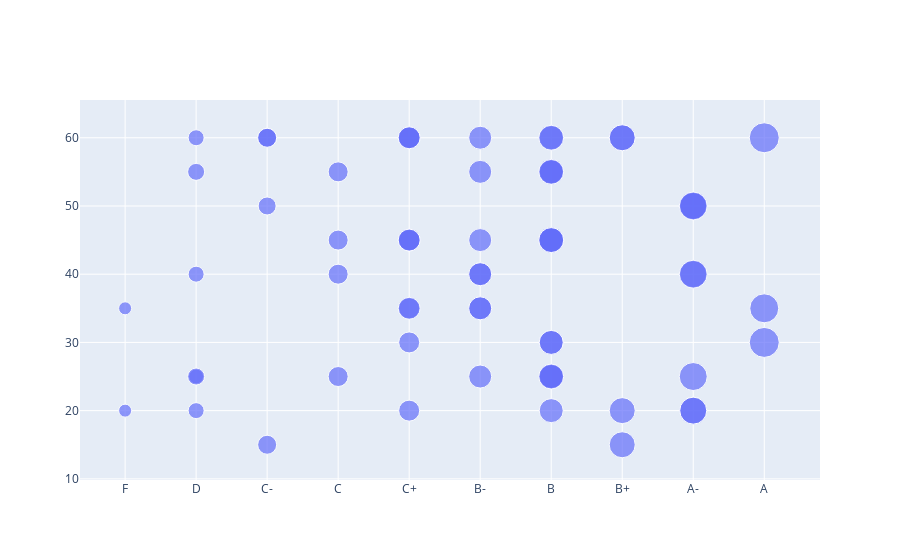

Here is the notebook cell this chart was saved with:
### Code cell
f = go.Figure()
f.add_trace(go.Scatter(x=scores_df['Letter_Grade'], y=scores_df['Completion_Time'], mode="markers", 
               marker= { 'size': scores_df['Student_Score'], 'sizemode' : 'diameter', 'sizeref' : 1.0})
           )

f.show()

### Figure 1 — Plotly figure (JSON) as saved in the notebook; plotly's stock layout.template omitted (floating-point values rounded to 4 significant figures)
{"data": [{"marker": {"size": [13, 13, 15, 16, 16, 16, 17, 17, 18, 19, 19, 19, 20, 20, 20, 20, 21, 21, 21, 21, 21, 22, 22, 22, 22, 22, 23, 23, 23, 23, 23, 23, 23, 23, 24, 24, 24, 24, 24, 24, 24, 24, 24, 24, 24, 25, 25, 25, 25, 25, 26, 26, 26, 26, 27, 27, 27, 27, 27, 28, 28, 28, 29, 30, 30], "sizemode": "diameter", "sizeref": 1}, "mode": "markers", "type": "scatter", "x": ["F", "F", "D", "D", "D", "D", "D", "D", "C-", "C-", "C-", "C-", "C", "C", "C", "C", "C+", "C+", "C+", "C+", "C+", "C+", "C+", "C+", "C+", "C+", "B-", "B-", "B-", "B-", "B-", "B-", "B-", "B-", "B", "B", "B", "B", "B", "B", "B", "B", "B", "B", "B", "B", "B", "B", "B", "B", "B+", "B+", "B+", "B+", "A-", "A-", "A-", "A-", "A-", "A-", "A-", "A-", "A", "A", "A"], "y": [35, 20, 25, 20, 40, 60, 55, 25, 50, 60, 60, 15, 45, 55, 40, 25, 45, 30, 35, 60, 20, 60, 35, 60, 45, 45, 55, 60, 45, 40, 35, 25, 40, 35, 45, 45, 30, 20, 60, 45, 55, 55, 30, 25, 25, 25, 60, 45, 45, 55, 15, 60, 20, 60, 20, 40, 20, 50, 50, 25, 50, 40, 35, 60, 30]}], "layout": {}}
